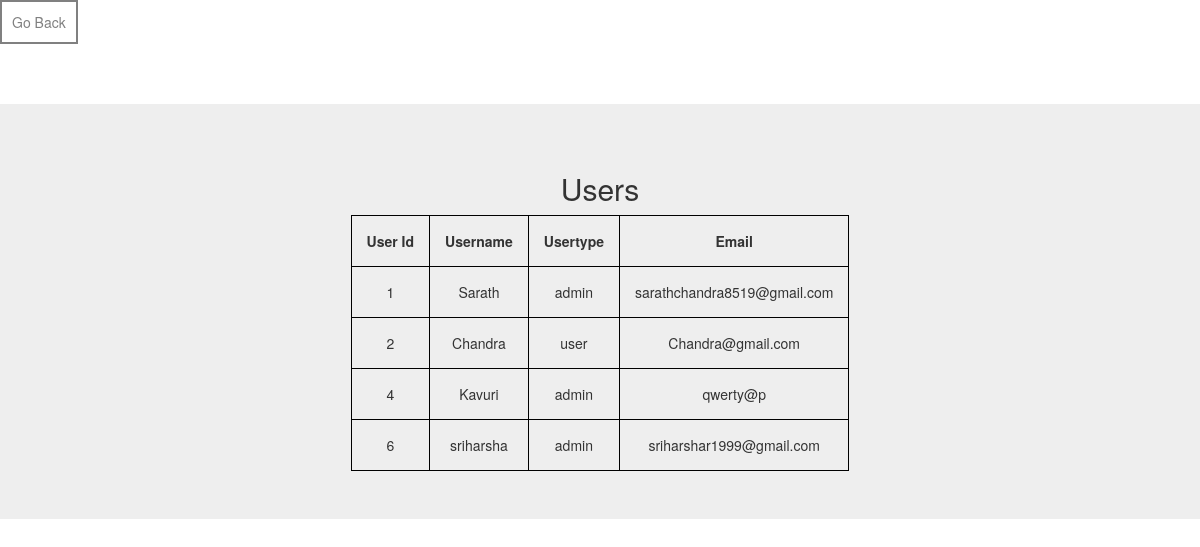
The page /viewu.php on the database its author committed.
### tables this page shows
CREATE TABLE `users` (
  `Uid` int(11) NOT NULL,
  `username` varchar(250) NOT NULL,
  `email` varchar(250) NOT NULL,
  `user_type` varchar(250) NOT NULL,
  `password` varchar(250) NOT NULL
);

### viewu.php (the view, shortened to what this page needs)
<?php
  $con = mysqli_connect('localhost', 'root', '', 'multi_login');
      $query = "CALL v_users";
      $result = mysqli_query($con, $query);
      if(mysqli_num_rows($result)==0)
      {
        echo "no records found";
      }
      else {
        $row=mysqli_fetch_all($result,MYSQLI_ASSOC);
      }
?>
<!DOCTYPE html>
<html lang="en" dir="ltr">
  <head>
    <link rel="stylesheet" href="https://maxcdn.bootstrapcdn.com/bootstrap/3.4.0/css/bootstrap.min.css">
  <body>
    <a href="home.php"><button type="button" name="goBack" class="buttn">Go Back</button></a>
    <br><br><br><br>
    <center><div class="jumbotron">
      <h2 class="display-3">Users</h2>
          <center><table>
            <tr>
              <th>User Id</th>
              <th>Username</th>
              <th>Usertype</th>
                <th>Email</th>
            </tr>
              <?php
              foreach ($row as $r){
                  echo "<tr><td>" . $r['Uid'] . "</td><td>" . $r['username'] . "</td><td>" . $r['user_type'] . "</td><td>". $r['email'] . "</td></tr>";
                }
                echo "</table>";
            ?>
        </div>
    <br><br><br><br>
  </body>
</html>

### viewu.php (style rules this page uses)
table, th, td { border: 1px solid black; border-collapse: collapse; text-align: center; padding: 15px; }
.buttn { background: gray; border: 2px solid gray; color: #fff; padding: 10px; transition: transsform 80ms ease-in; -webkit-transition-duration: 0.4s; transition-duration: 0.4s; }

### rows shown on the page
users: Uid "1", username "Sarath", user_type "admin", email "sarathchandra8519@gmail.com"
users: Uid "2", username "Chandra", user_type "user", email "Chandra@gmail.com"
users: Uid "4", username "Kavuri", user_type "admin", email "qwerty@p"
users: Uid "6", username "sriharsha", user_type "admin", email "sriharshar1999@gmail.com"
